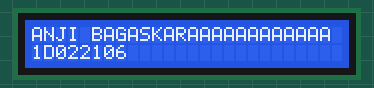
Bench run of a program on a simulated ESP8266 (NodeMCU). Parts: 26×2 character LCD.

Above: at 0.24 s.
At 1.75 s:
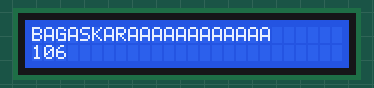
At 3.25 s:
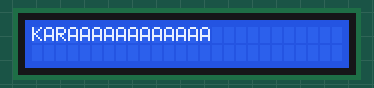
At 6.56 s:
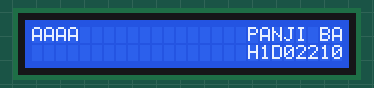
At 9.57 s:
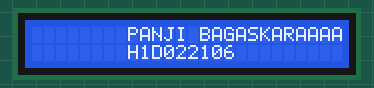
At 12.88 s:
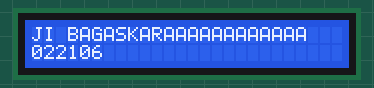

The program:

main.cpp
```cpp
#include <Arduino.h>
#include <LiquidCrystal_I2C.h>

LiquidCrystal_I2C lcd(0x27, 26, 2);
int SDA_pin = D3;
int SCL_pin = D4;

// put function declarations here:
int myFunction(int, int);

void setup() {
  // put your setup code here, to run once:
  Wire.begin(SDA_pin, SCL_pin);
  lcd.init();
  lcd.backlight();
  lcd.setCursor(0,0);
  lcd.print("PANJI BAGASKARAAAAAAAAAAAA");
  lcd.setCursor(0,1);
  lcd.print("H1D022106");
}

void loop() {
  // put your main code here, to run repeatedly:

  lcd.scrollDisplayLeft();
  delay(300);
}

// put function definitions here:
int myFunction(int x, int y) {
  return x + y;
}
```

Measured:
- by itself, everything shown: repeats every 12.0 s, in 40 steps
